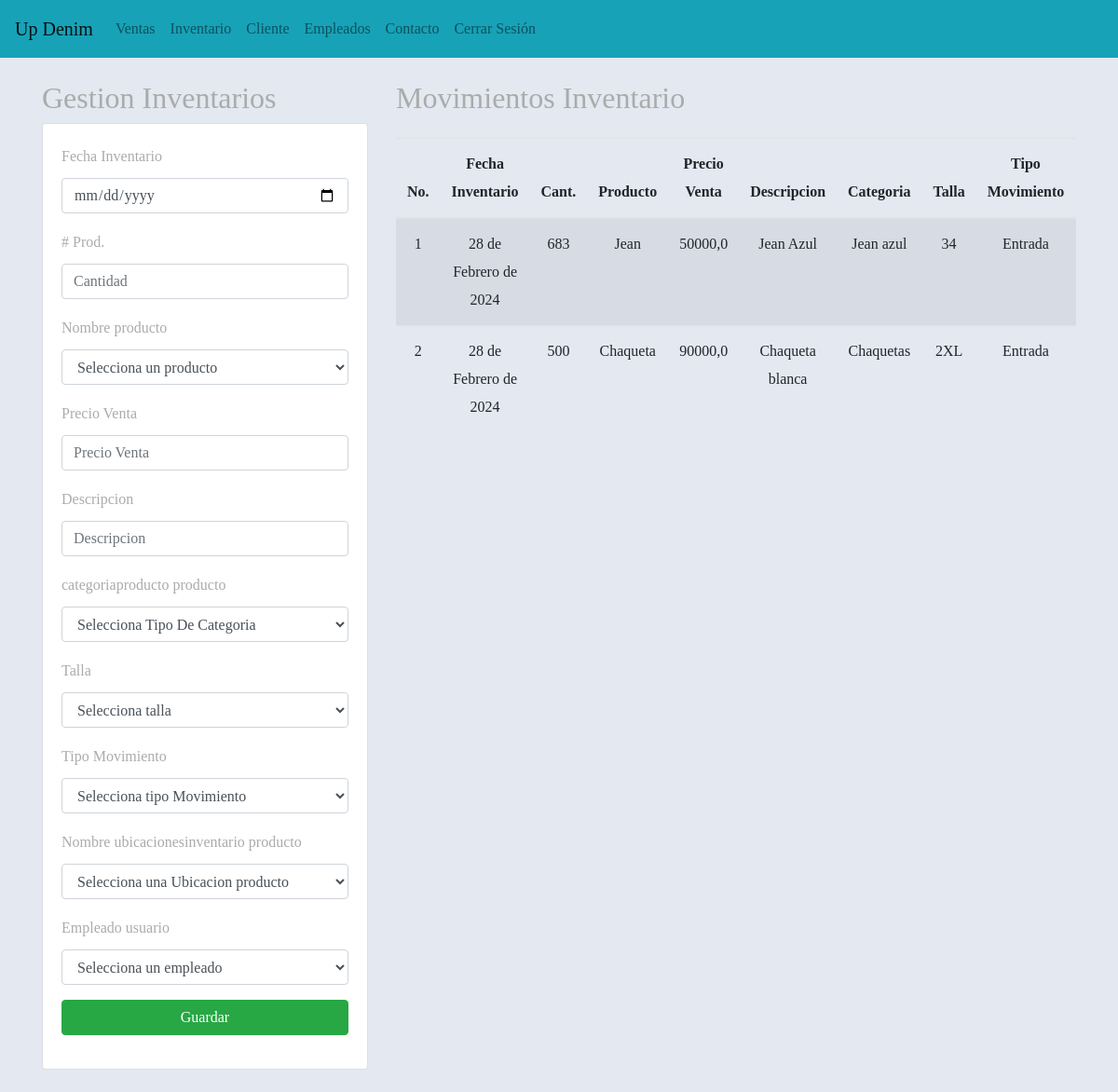
Screenshot of /registrarInventario/ (signed in) with the database file from the repository.
### aplicaciones/Academico/models.py (models this page shows, shortened)
class Inventario(models.Model):
    idinventario = models.AutoField(primary_key=True)  # Field name made lowercase.
    fechainventario = models.DateField(auto_now_add=True)  # Field name made lowercase.
    cantidadproductos = models.IntegerField(null=False, blank=False)  # Field name made lowercase.
    idproductoinv = models.ForeignKey(Producto, on_delete=models.CASCADE)  # Field name made lowercase.
    idtipomovimientoinv = models.ForeignKey(Tipomovimiento, on_delete=models.CASCADE)  # Field name made lowercase.
    idEmpleado = models.ForeignKey(Empleado, on_delete=models.CASCADE)  # Field name made lowercase.
    idubicacioninventarioinv = models.ForeignKey(Ubicacioninventario, on_delete=models.CASCADE)  # Field name made lowercase.

class Producto(models.Model):
    idproducto = models.AutoField(primary_key=True)
    nombreproducto = models.CharField(max_length=45, null=False)
    precioventa = models.FloatField(null=False, blank=False)
    descripcionproducto = models.CharField(max_length=45)
    idcategoriaproducto = models.ForeignKey(Categoriaproducto, on_delete=models.CASCADE)
    idtalla = models.ForeignKey(Talla, on_delete=models.CASCADE)

class Categoriaproducto(models.Model):
    idcategoriaproducto = models.AutoField(primary_key=True)
    categoriaproducto = models.CharField(max_length=45, blank=False, null=False)

class Talla(models.Model):
    idtalla = models.AutoField(primary_key=True)
    talla = models.CharField(max_length=45, null=False, blank=False)

class Tipomovimiento(models.Model):
    idtipomovimiento = models.AutoField(primary_key=True)
    tipomovimiento = models.CharField(max_length=45, null=False, blank=False)

### aplicaciones/Academico/views.py (the view)
# urls.py: path('registrarInventario/', views.vistaInventario, name='vistaInventario'),
def vistaInventario(request):
    if request.method == "GET":
        productos = Producto.objects.all()
        empleados = Empleado.objects.all()
        inventarios = Inventario.objects.all()
        ubicacionesinventario=Ubicacioninventario.objects.all()
        tipo=Tipomovimiento.objects.all()
        talla=Talla.objects.all()
        categoria=Categoriaproducto.objects.all()
        return render(request, "gestionInventario.html", {
            "productos": productos,
            "empleados": empleados,
            "inventarios": inventarios,
            "ubicacionesinventario": ubicacionesinventario,
            "tipo":tipo,
            "talla":talla,
            "categoria":categoria,
        })
    else:
        return registrarInventario(request)

### aplicaciones/Academico/models.py (called while the page is built)
    def __str__(self):
        texto = '{0}'
        return texto.format(self.iddocumento)

### aplicaciones/Academico/templates/gestionInventario.html (shortened to what this page needs)
{% extends "base.html" %}
{% block body %}
<div class="row">
    <div class="col-sm-12 col-md-6 col-lg-4 col-xl-4">
        <h2>Gestion Inventarios</h2>
        <div class="card">
            <div class="card-body">
                <form action="/registrarInventario/" method="POST"> {% csrf_token %}
                    <div class="form-group">
                        <label for="txtfechainventario">Fecha Inventario</label>
                        <input type="date" id="txtfechainventario" name="txtfechainventario" class="form-control" placeholder="Fecha de Inventario"
                            minlength="8" maxlength="12" required>
                    </div>
                    <div class="form-group">
                        <label for="txtcantidadproductos"># Prod.</label>
                        <input type="text" id="txtcantidadproductos" name="txtcantidadproductos" class="form-control" placeholder="Cantidad"
                            min="1" required>
                    </div>
                    <div class="form-group">
                        <label for="nombreproducto">Nombre producto</label>
                        <select id="txtnombreproducto" name="txtnombreproducto" class="form-control" required>
                            <option value="">Selecciona un producto</option>
                        </select>
                    </div>
                    <div class="form-group">
                        <label for="txtprecioventa">Precio Venta</label>
                        <input type="text" id="txtprecioventa" name="txtprecioventa" class="form-control" placeholder="Precio Venta"
                            min="1000" required>
                    </div>
                    <div class="form-group">
                        <label for="txtdescripcionproducto">Descripcion</label>
                        <input type="text" id="txtdescripcionproducto" name="txtdescripcionproducto" class="form-control" placeholder="Descripcion"
                            minlength="4" maxlength="50" required>
                    </div>
                    <div class="form-group">
                        <label for="txtcategoriaproducto">categoriaproducto producto</label>
                        <select id="txtcategoriaproducto" name="txtcategoriaproducto" class="form-control" required>
                            <option value="">Selecciona Tipo De Categoria</option>
                        </select>
                    </div>
                    <div class="form-group">
                        <label for="txttalla">Talla</label>
                        <select id="txttalla" name="txttalla" class="form-control" required>
                            <option value="">Selecciona talla </option>
                        </select>
                    </div>
                    <div class="form-group">
                        <label for="txttipomovimiento">Tipo Movimiento</label>
                        <select id="txttipomovimiento" name="txttipomovimiento" class="form-control" required>
                            <option value="">Selecciona tipo Movimiento</option>
                        </select>
                    </div>
                    <div class="form-group">
                        <label for="txtubicacioninventario">Nombre ubicacionesinventario producto</label>
                        <select id="txtubicacioninventario" name="txtubicacioninventario" class="form-control" required>
                            <option value="">Selecciona una Ubicacion producto</option>
                        </select>
                    </div>
                    <div class="form-group">
                        <label for="idEmpleado">Empleado usuario</label>
                        <select id="txtidempleado" name="txtidempleado" class="form-control" required>
                            <option value="">Selecciona un empleado</option>
                        </select>
                    </div>
                    <div class="form-group">
                        <button type="submit" class="btn btn-success btn-block text-whith">Guardar</button>
                    </div>
              </form>
            </div>
        </div>
    </div>
    <div class="col-md-8">
        <h2 class="mb-4">Movimientos Inventario</h2>
        <div class="table-responsive">
            <table class="table table-striped">
                <thead>
                    <tr>
                        <th>No.</th>
                       <th>Fecha Inventario</th>
                       <th>Cant.</th>
                       <th>Producto</th>
                       <th>Precio Venta</th>
                       <th>Descripcion</th>
                       <th>Categoria</th>
                       <th>Talla</th>
                       <th>Tipo Movimiento</th>
                    </tr>
                </thead>
                <tbody>
                    {% for c in inventarios %}
                    <tr>
                        <td>{{forloop.counter}}</td>
                        <td>{{c.fechainventario}}</td>
                        <td>{{c.cantidadproductos}}</td>
                        <td>{{c.idproductoinv.nombreproducto}}</td>
                        <td>{{c.idproductoinv.precioventa}}</td>
                        <td>{{c.idproductoinv.descripcionproducto}}</td>
                        <td>{{c.idproductoinv.idcategoriaproducto.categoriaproducto}}</td>
                        <td>{{c.idproductoinv.idtalla.talla}}</td>
                        <td>{{c.idtipomovimientoinv.tipomovimiento}}</td>
                    </tr>
                    {% endfor %}
                </tbody>
            </table>
        </div>
    </div>
</div>
{% endblock %}

### aplicaciones/Academico/static/css/gestionVentas.css (style rules this page uses)
th,td { text-align: center; vertical-align: middle; }
body { font-family: "Libre Baskerville", serif; font-weight: 400; font-size: 16px; line-height: 30px; background-color: #e3e8f1; overflow-x:hidden; color: #ababab; }

### rows the page displays
Inventario: fechainventario "28 de Febrero de 2024", cantidadproductos "683", idproductoinv.nombreproducto "Jean", idproductoinv.precioventa "50000,0", idproductoinv.descripcionproducto "Jean Azul", idproductoinv.idcategoriaproducto.categoriaproducto "Jean azul", idproductoinv.idtalla.talla "34", idtipomovimientoinv.tipomovimiento "Entrada"
Inventario: fechainventario "28 de Febrero de 2024", cantidadproductos "500", idproductoinv.nombreproducto "Chaqueta", idproductoinv.precioventa "90000,0", idproductoinv.descripcionproducto "Chaqueta blanca", idproductoinv.idcategoriaproducto.categoriaproducto "Chaquetas", idproductoinv.idtalla.talla "2XL", idtipomovimientoinv.tipomovimiento "Entrada"
